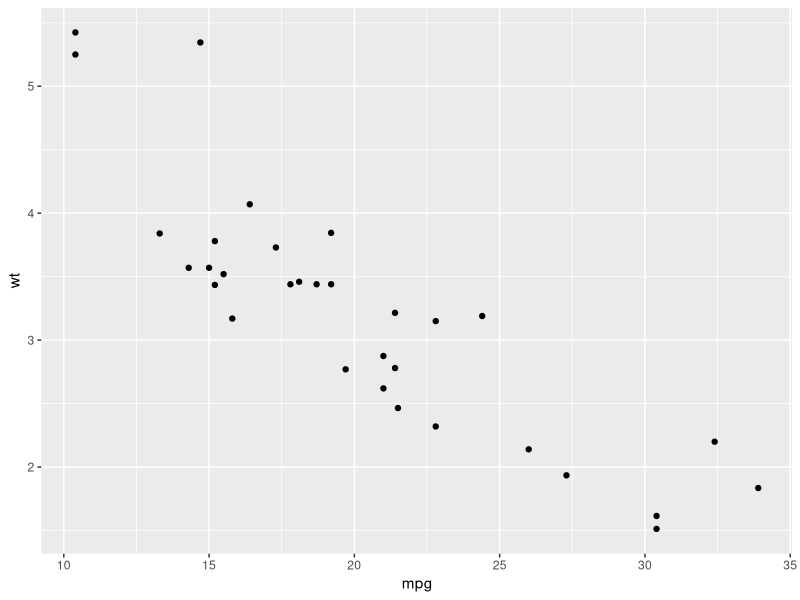

Reproduce this figure in R.
## ---- chunk 1
library("ggplot2")

ggplot(mtcars, aes(x = mpg, y = wt)) +
  geom_point()
